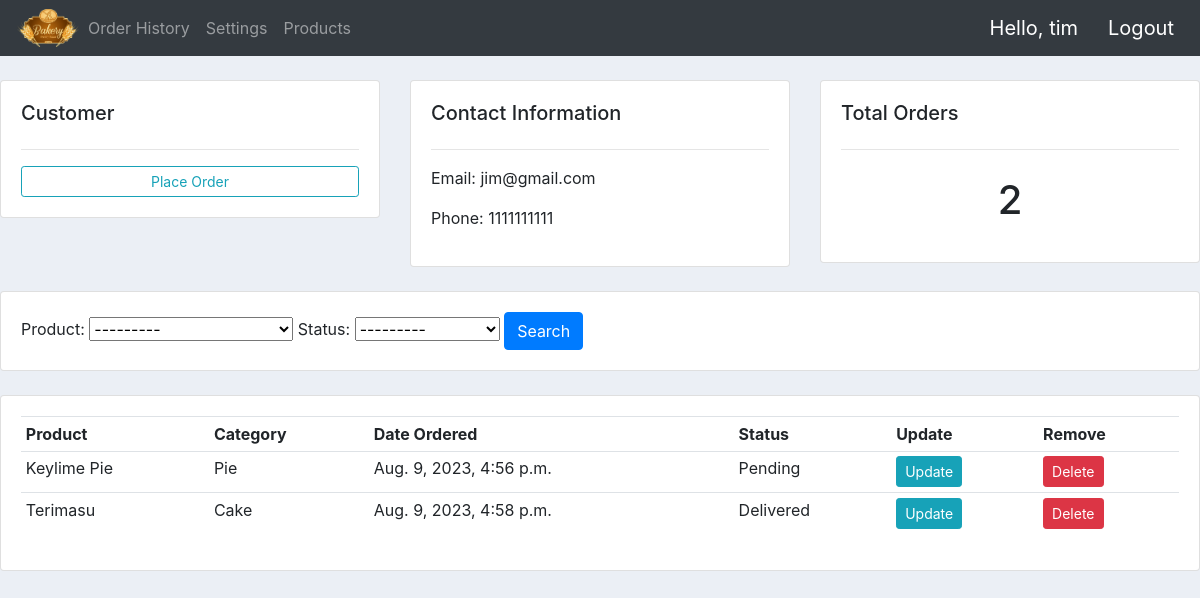
/customer/13/ (signed in), run on the app's committed database.
### app/models.py (models this page shows, shortened)
class Customer(models.Model):
    user = models.OneToOneField(User, on_delete=models.CASCADE)
    name = models.CharField(max_length=50)
    phone = models.CharField(max_length=50)
    email = models.EmailField(max_length=254)
    profile_pic = models.ImageField(
        default="profile_pic_green.png", null=True, blank=True
    )
    date_created = models.DateTimeField(auto_now_add=True)

class Order(models.Model):
    STATUS = (
        ("Pending", "Pending"),
        ("Out For Delivery", "Out For Delivery"),
        ("Delivered", "Delivered"),
    )
    customer = models.ForeignKey(Customer, null=True, on_delete=models.PROTECT)
    product = models.ForeignKey(Product, null=True, on_delete=models.PROTECT)
    date_created = models.DateTimeField(auto_now_add=True, null=True)
    status = models.CharField(max_length=200, null=True, choices=STATUS)

class Product(models.Model):
    CATEGORY = (
        ("Cake", "Cake"),
        ("Cookie", "Cookie"),
        ("Pie", "Pie"),
        ("Cupcake", "Cupcake"),
    )
    name = models.CharField(max_length=50)
    price = models.FloatField()
    category = models.CharField(max_length=50, null=True, choices=CATEGORY)
    description = models.CharField(
        max_length=500,
        null=True,
        blank=True,
        default="It's made with Sugar, Spice, and Everything Nice.",
    )
    date_created = models.DateTimeField(auto_now_add=True)
    image = models.ImageField(null=True, blank=True)
    tags = models.ManyToManyField("Tag")
    def __str__(self):
        return self.name

### app/views.py (the view)
# urls.py: path("customer/<str:pk>/", views.CustomerPage, name="customer"),
@login_required(login_url="login")
def CustomerPage(request, pk):
    customer = Customer.objects.get(id=pk)
    orders = customer.order_set.all() # type: ignore
    order_count = orders.count()
    myFilter = OrderFilter(request.GET, queryset=orders)
    orders = myFilter.qs
    context = {
        "customer": customer,
        "orders": orders,
        "order_count": order_count,
        "myFilter": myFilter,
    }
    return render(request, "customer.html", context)

### app/templates/customer.html (shortened to what this page needs)
{% extends 'base.html' %} {% load static %}  {% block content %}
<br />
<div class="row">
  <div class="col-md">
    <div class="card card-body">
      <h5>Customer</h5>
      <hr />
      <a
        class="btn btn-outline-info btn-sm btn-block"
        href="{% url 'create_order' customer.id%}"
        >Place Order</a
      >
    </div>
  </div>
  <div class="col-md">
    <div class="card card-body">
      <h5>Contact Information</h5>
      <hr />
      <p>Email: {{customer.email}}</p>
      <p>Phone: {{customer.phone}}</p>
    </div>
  </div>
  <div class="col-md">
    <div class="card card-body">
      <h5>Total Orders</h5>
      <hr />
      <h1 style="text-align: center; padding: 10px">{{orders.count}}</h1>
    </div>
  </div>
</div>
<br />
<div class="row">
  <div class="col">
    <div class="card card-body">
      <form action="" method="get">
        {{myFilter.form}} {% csrf_token %} {{form.as_p}}
        <button class="btn btn-primary" type="submit">Search</button>
      </form>
    </div>
  </div>
</div>
<br />
<div class="row">
  <div class="col-md">
    <div class="card card-body">
      <table class="table table-sm">
        <tr>
          <th>Product</th>
          <th>Category</th>
          <th>Date Ordered</th>
          <th>Status</th>
          <th>Update</th>
          <th>Remove</th>
        </tr>
        {% for order in orders %}
        <tr>
          <td>{{order.product}}</td>
          <td>{{order.product.category}}</td>
          <td>{{order.date_created}}</td>
          <td>{{order.status}}</td>
          <td>
            <a
              class="btn btn-sm btn-info"
              href="{% url 'update_order' order.id %}"
              >Update</a
            >
          </td>
          <td>
            <a
              class="btn btn-sm btn-danger"
              href="{% url 'delete_order' order.id %}"
              >Delete</a
            >
          </td>
        </tr>
        {% endfor %}
      </table>
    </div>
  </div>
</div>
{% endblock content %}

### app/templates/navbar.html (shortened to what this page needs)
{% load static %}
<nav class="navbar navbar-expand-lg navbar-dark bg-dark">
  <img class="logo" src="{% static '/images/logo.png' %}" />
  <div class="collapse navbar-collapse" id="navbarNav">
    <ul class="navbar-nav">
      {% if request.user.is_staff %}
      <li class="nav-item active">
        <a class="nav-link" href="{% url 'home' %}">Dashboard</a>
      </li>
      <li class="nav-item">
        <a class="nav-link" href="{% url 'products' %}">Menu</a>
      </li>
      {% else %}
      <li class="nav-item">
        <a class="nav-link" href="{% url 'user_page' %}">Order History</a>
      </li>
      <li class="nav-item">
        <a class="nav-link" href="{% url 'account' %}">Settings</a>
      </li>
      {% endif %}
      <li class="nav-item">
        <a class="nav-link" href="{% url 'store' %}">Products</a>
      </li>
    </ul>
  </div>
  <span class="hello-msg">Hello, {{request.user}}</span>
  <span><a class="hello-msg" href="{% url 'logout' %}">Logout</a></span>
</nav>

### app/static/styles.css (style rules this page uses)
.logo { max-width: 4em; }
body { background-color: #ebeff5; }
.hello-msg { color: white; padding-left: 1em; }
.hello-msg { font-size: 20px; color: white; margin-right: 10px; text-decoration: none; }

### data on the page
Customer: email "jim@gmail.com", phone "1111111111"
Order: product "Keylime Pie", product.category "Pie", date_created "Aug. 9, 2023, 4:56 p.m.", status "Pending"
Order: product "Terimasu", product.category "Cake", date_created "Aug. 9, 2023, 4:58 p.m.", status "Delivered"

### other printed values
{{ request.user }} "tim"
{{ orders.count }} "2"
